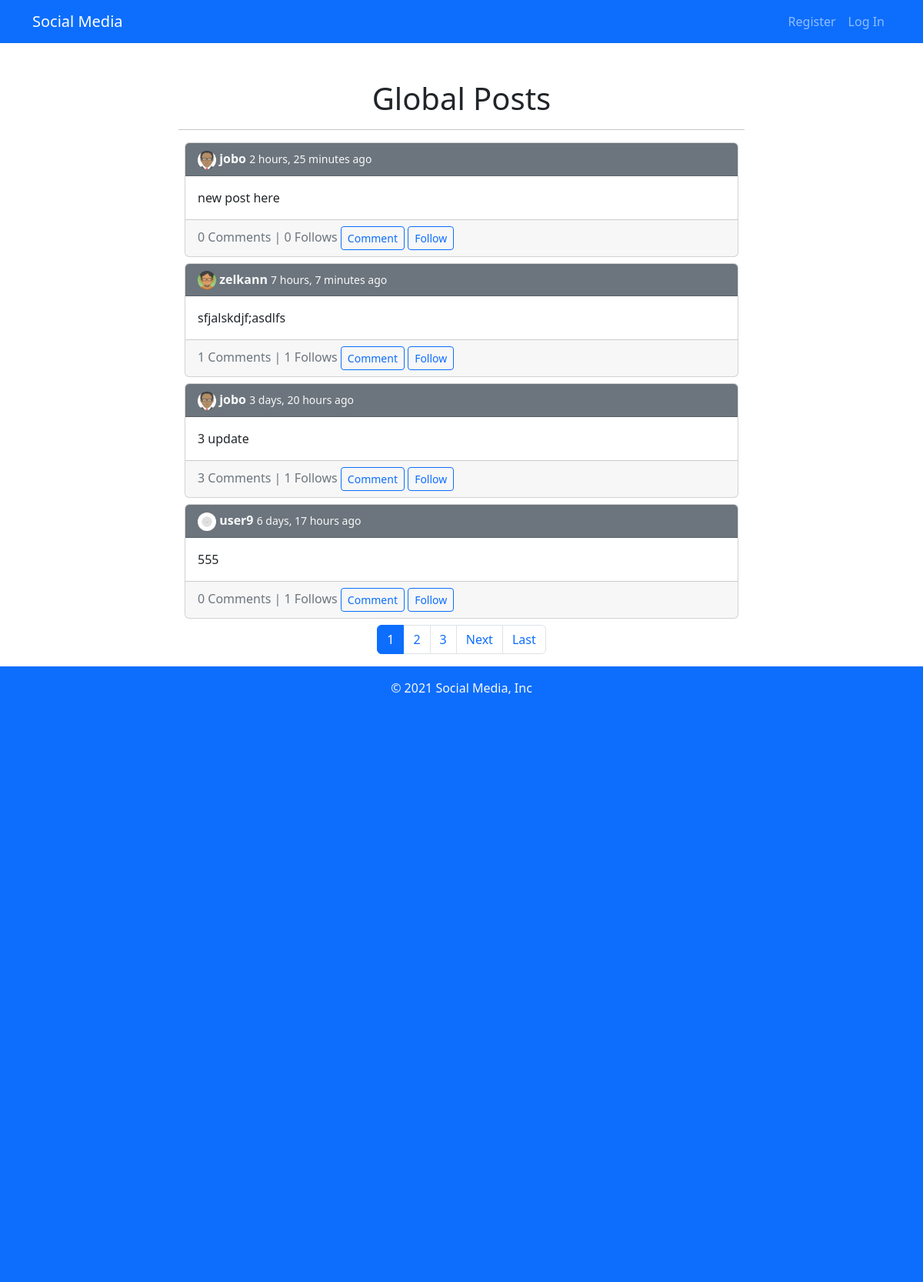
Page /posts/global/ on the committed database.
### posts/models/post.py (models this page shows, shortened)
class Post(models.Model):
    content = models.TextField()
    date_posted = models.DateTimeField(default=timezone.now)
    date_modified = models.DateTimeField(auto_now=True)
    author = models.ForeignKey(User, on_delete=models.CASCADE)
    @property
    def comment_count(self):
        return self.comment_set.all().count()
    @property
    def follow_count(self):
        return self.post_followed.all().count()
    @property
    def followers(self):
        return self.post_followed.values_list('user', flat=True)
    def get_absolute_url(self):
        return reverse("posts:detail", kwargs={"pk": self.pk})

### users/models/profile.py (models this page shows, shortened)
class Profile(models.Model):
    GENDER_CHOICES = (
        ("M", "Male"),
        ("F", "Female"),
    )
    user = models.OneToOneField(User, on_delete=models.CASCADE)
    image = models.ImageField(default="default.jpg", upload_to="profile_pics")
    location = models.CharField(max_length=100)
    gender = models.CharField(max_length=1, choices=GENDER_CHOICES)

### posts/views/post_list_view.py (the view)
# urls.py: path('global/', views.PostListView.as_view(), name='global-list'),
class PostListView(ListView):
    template_name = 'posts/global_post_list.html'
    model = Post
    ordering = ['-date_posted']
    paginate_by = 4
    def get_context_data(self, *, object_list=None, **kwargs):
        context = super(PostListView, self).get_context_data(**kwargs)
        context["delete_redirect"] = "/posts"
        return context

### posts/templates/posts/global_post_list.html
{% extends 'base.html' %}
{% block content %}
<div class="row">
    <div class="col">
    </div>
    <div class="col-8">
        <h1 class="text-center mt-5 mb-3">Global Posts</h1>
        <hr>
        <div>
            {% for post in object_list %}
            {% include 'posts/post.html' %}
            {% endfor %}
        </div>
        {% include 'paginator.html' %}
    </div>
    <div class="col">
    </div>
</div>
{% endblock content %}

### posts/templates/posts/post.html
{% load humanize %}
<div class="card m-2">
  <div class="card-header text-light bg-secondary">
      <a href="{% url 'users:profile' post.author.id %}" class="text-light text-decoration-none fw-bold">
          <img src="{{ post.author.profile.image.url }}" width="24" class="rounded-circle">
          {{ post.author.username }}
      </a>
      <small class="fw-italic">
      {{ post.date_posted|timesince }} ago
      </small>
  </div>
  <div class="card-body">
    <p class="card-text">{{ post.content|linebreaksbr }}</p>
  </div>
  <div class="card-footer text-muted">
      {{ post.comment_count|intcomma }} Comments | {{ post.follow_count|intcomma }} Follows
      <a href="{{ post.get_absolute_url }}" class="btn btn-outline-primary btn-sm">Comment</a>
      {% if post.author != user %}
      {% if user.id in post.followers %}
      <a href="{% url 'posts:unfollow' post.id %}" class="btn btn-outline-primary btn-sm">Unfollow</a>
      {% else %}
      <a href="{% url 'posts:follow' post.id %}" class="btn btn-outline-primary btn-sm">Follow</a>
      {% endif %}
      {% else %}
      <a href="{% url 'posts:update' post.id %}" class="btn btn-outline-primary btn-sm">Edit</a>
      <a href="{{ delete_redirect }}/{{ post.id }}/delete" class="btn btn-outline-danger btn-sm">Delete</a>
      {% endif %}
  </div>
</div>

### rows in the picture
Post: author.profile.image (picture), author.username "jobo", date_posted "2 hours, 25 minutes", content "new post here", comment_count "0", follow_count "0", shows "Follow"
Post: author.profile.image (picture), author.username "zelkann", date_posted "7 hours, 7 minutes", content "sfjalskdjf;asdlfs", comment_count "1", follow_count "1", shows "Follow"
Post: author.profile.image (picture), author.username "jobo", date_posted "3 days, 20 hours", content "3 update", comment_count "3", follow_count "1", shows "Follow"
Post: author.profile.image (placeholder picture), author.username "user9", date_posted "6 days, 17 hours", content "555", comment_count "0", follow_count "1", shows "Follow"

### other values in the picture
{{ num }} "1"
{{ num }} "2" "3"
